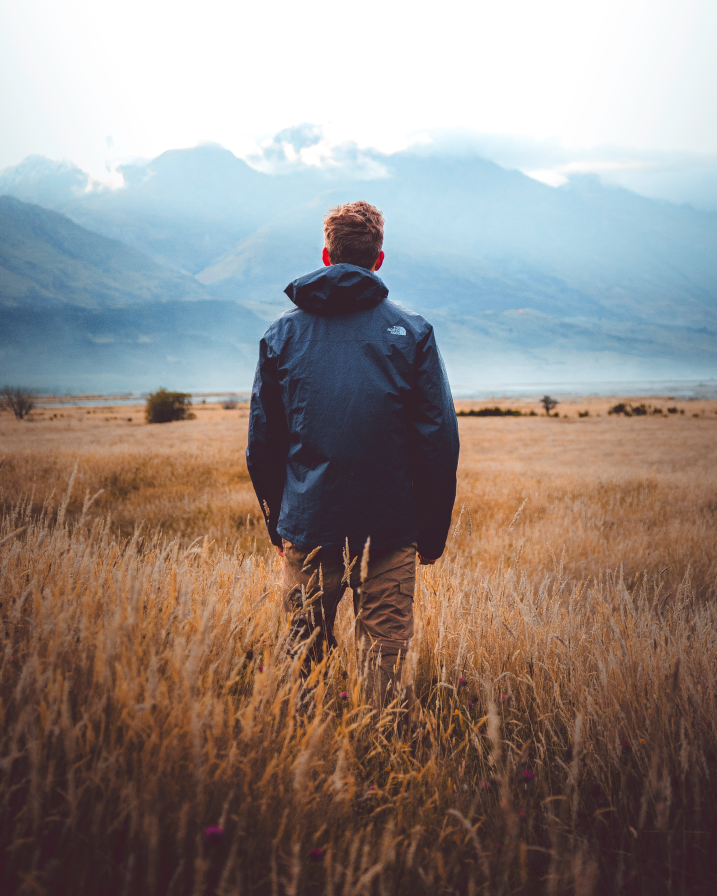
#> input picture Experiments/Exp2_srf/im.jpg, 2866 x 3582 px, found by its file name (shown at 1/4 size)
$ jupyter execute --allow-errors 'Experiment_comparision_between_different_interpolation methods.ipynb'
#> lines starting #> are read from the running program, lines starting #| are printed output that depends on the picture
[cell 1]
import cv2
import numpy as np
import matplotlib.pyplot as plt
from timeit import default_timer as time

# trials is for number of time experiment repeated
# srf - sampling rate factor

[cell 2]
trials = 10
srf = 10
img = cv2.imread("C:/Users/qa284/Downloads/im.jpg")
#> img is the input picture: shape (3582, 2866, 3); mean B, G, R 131.5, 136.3, 146.7

# Simple down-sampling method

[cell 3]
def simple_downsmpl(img ,srf):
    im_array = np.array(img)
    im_downsampled = im_array[::srf, ::srf, :]
    return im_downsampled

# Nearest neighbour interpolation method

[cell 4]
def NNIp(img,srf):
    height, width, channels = img.shape
    new_height = int(height * srf)
    new_width = int(width * srf)
    new_img = cv2.resize(img, (new_width, new_height), interpolation=cv2.INTER_NEAREST)
    return new_img

# Bilinear interpolation method

[cell 5]
def BLIp(img,srf):
    height, width, channels = img.shape
    new_height = int(height * srf)
    new_width = int(width * srf)
    new_img = cv2.resize(img, (new_width, new_height), interpolation=cv2.INTER_LINEAR)
    return new_img

# Bicubic interpolation method

[cell 6]
def BCIp(img,srf):
    height, width, channels = img.shape
    new_height = int(height * srf)
    new_width = int(width * srf)
    new_img = cv2.resize(img, (new_width, new_height), interpolation=cv2.INTER_CUBIC)
    return new_img

# Time sampling for Nearest neighbour interpolation method

[cell 7]
NNIp_time=[]
#> (the rest of this cell did not finish here and is left out)

# Time sampling for Bilinear interpolation method

[cell 8]
BLIp_time=[]
#> (the rest of this cell did not finish here and is left out)

# Time sampling for Bicubic interpolation method

[cell 9]
BCIp_time=[]
#> (the rest of this cell did not finish here and is left out)

# X-axis

[cell 10]
no_of_trials = []
for i in range(len(BCIp_time)):
    no_of_trials.append(i+1)

# plots

[cell 11]
plt.plot(no_of_trials , NNIp_time,color="red")
plt.plot(no_of_trials , BLIp_time, color="green")
plt.plot(no_of_trials , BCIp_time, color="blue")
plt.ylabel("time taken in seconds")
plt.xlabel("Trial number")
plt.text(4,2.72, "sampling rate factor = " + str(srf), fontsize = 11)
plt.text(12,0.11, "red represents timegraph for downsampling + nearest neighbour interpolation method", fontsize = 11)
plt.text(12,0.12, "green represents timegraph for  downsampling + bilinear interpolation method", fontsize = 11)
plt.text(12,0.13, "blue represents timegraph for downsampling + bicubic interpolation method", fontsize = 11)
plt.show()
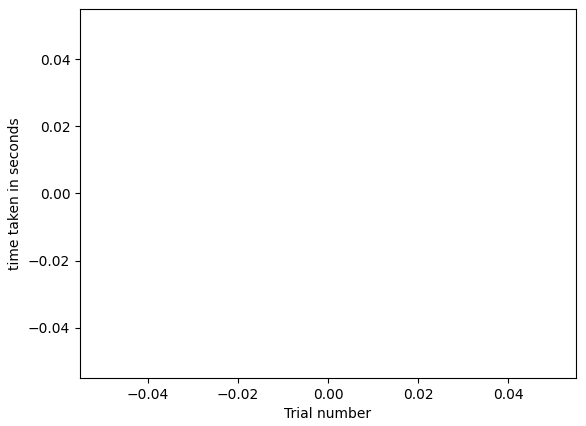
#> figure drawn by matplotlib, 1 panel

# Saving resulting images

[cell 12]
down_sampled_img = simple_downsmpl(img ,srf)
cv2.imwrite("C:/Users/qa284/Downloads/exp2/downsampling/ds.jpg", down_sampled_img)
#> (the rest of this cell did not finish here and is left out)
